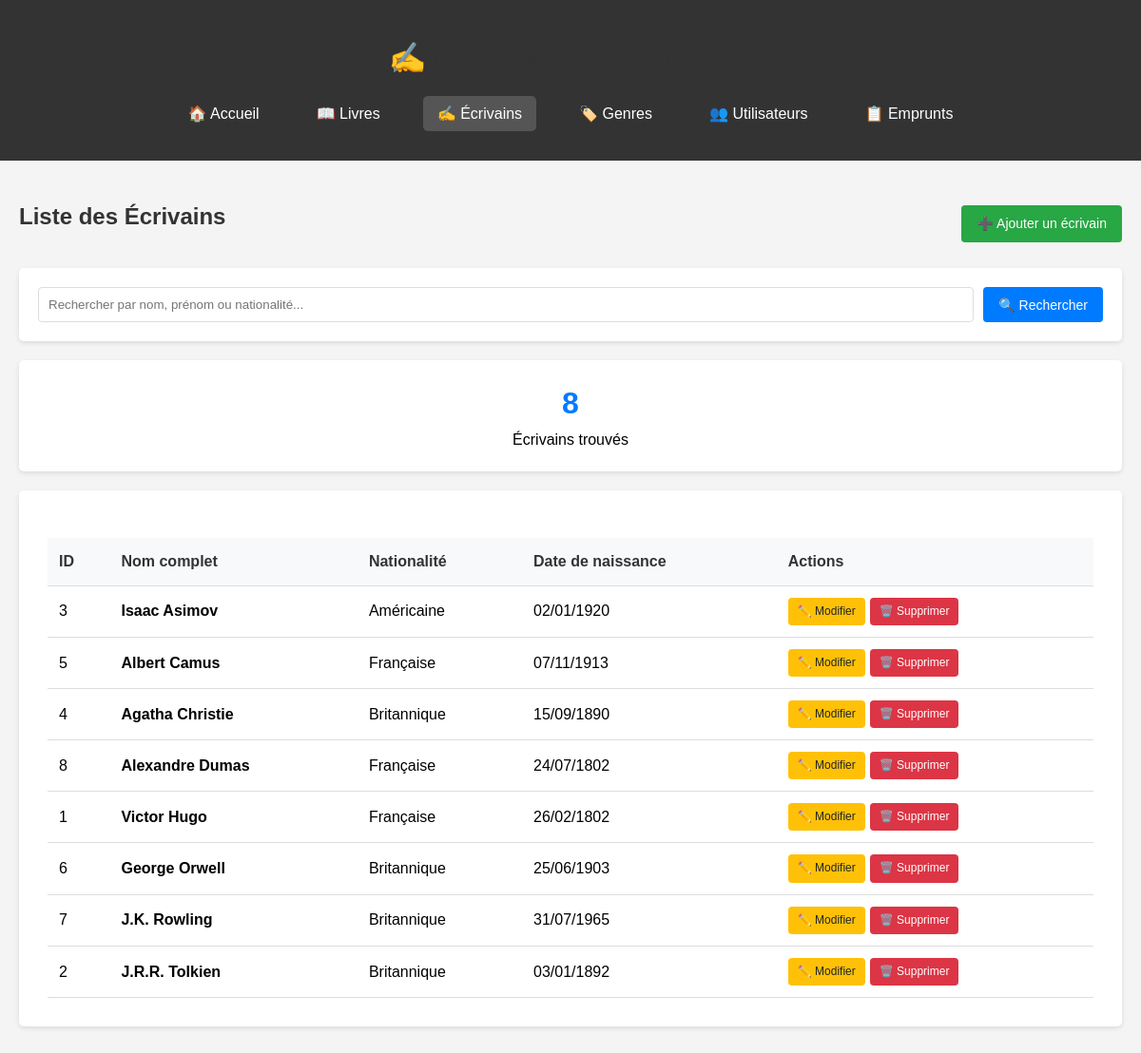
Page /ecrivains/index.php on the committed database.
### tables this page shows
CREATE TABLE ecrivains (
    id_ecrivain INT AUTO_INCREMENT PRIMARY KEY,
    nom VARCHAR(100) NOT NULL,
    prenom VARCHAR(100) NOT NULL,
    nationalite VARCHAR(100) DEFAULT NULL,
    date_naissance DATE DEFAULT NULL
);

### models/Ecrivain.php (called while the page is built, shortened)
<?php
require_once __DIR__ . '/../config/database.php';
class Ecrivain {
    private $pdo;
    private $table = 'ecrivains';
    public function __construct() {
        $database = new Database();
        $this->pdo = $database->getConnection();
    }
    public function listerTous() {
        $sql = "SELECT * FROM {$this->table} ORDER BY nom, prenom";
        $stmt = $this->pdo->prepare($sql);
        $stmt->execute();
        return $stmt->fetchAll();
    }
}
?>

### config/database.php (called while the page is built, shortened)
<?php
class Database {
    private $host = 'localhost';
    private $db_name = 'biblioproject';
    private $username = 'root';
    private $password = '';
    public function getConnection() {
        $this->pdo = null;
        try {
            $dsn = "mysql:host=" . $this->host . ";dbname=" . $this->db_name;
            $this->pdo = new PDO($dsn, $this->username, $this->password);
            $this->pdo->setAttribute(PDO::ATTR_ERRMODE, PDO::ERRMODE_EXCEPTION);
            $this->pdo->setAttribute(PDO::ATTR_DEFAULT_FETCH_MODE, PDO::FETCH_ASSOC);
        } catch(PDOException $e) {
            echo "Erreur de connexion : " . $e->getMessage();
        }
        return $this->pdo;
    }
}
?>

### ecrivains/index.php (the view, shortened to what this page needs)
<?php
require_once '../config/database.php';
require_once '../models/Ecrivain.php';
$ecrivainModel = new Ecrivain();
$recherche = $_GET['recherche'] ?? '';
$ecrivains = $recherche ? $ecrivainModel->rechercher($recherche) : $ecrivainModel->listerTous();
?>
<!DOCTYPE html>
<html lang="fr">
<head>
</head>
<body>
    <header>
        <div class="container">
            <h1 style="text-align: center; margin-bottom: 20px;">✍️ Gestion des Écrivains</h1>
            <nav>
                <ul>
                    <li><a href="../index.php">🏠 Accueil</a></li>
                    <li><a href="../livres/index.php">📖 Livres</a></li>
                    <li><a href="index.php" class="active">✍️ Écrivains</a></li>
                    <li><a href="../genres/index.php">🏷️ Genres</a></li>
                    <li><a href="../utilisateurs/index.php">👥 Utilisateurs</a></li>
                    <li><a href="../emprunts/index.php">📋 Emprunts</a></li>
                </ul>
            </nav>
        </div>
    </header>
    <div class="container">
        <div class="header-actions">
            <h2>Liste des Écrivains</h2>
            <a href="ajouter.php" class="btn btn-success">➕ Ajouter un écrivain</a>
        </div>
        <div class="search-bar">
            <form method="GET" style="display: flex; width: 100%; gap: 10px;">
                <input type="text" name="recherche" placeholder="Rechercher par nom, prénom ou nationalité..."
                       value="<?= htmlspecialchars($recherche) ?>">
                <button type="submit" class="btn">🔍 Rechercher</button>
            </form>
        </div>
        <div class="stats">
            <div class="stat-card">
                <div class="stat-number"><?= count($ecrivains) ?></div>
                <div>Écrivain<?= count($ecrivains) > 1 ? 's' : '' ?> trouvé<?= count($ecrivains) > 1 ? 's' : '' ?></div>
            </div>
        </div>
        <div class="card">
            <?php if (empty($ecrivains)): ?>
                <div class="empty-message">
                    <?php if ($recherche): ?>
                        Aucun écrivain trouvé pour "<?= htmlspecialchars($recherche) ?>"
                    <?php else: ?>
                        Aucun écrivain enregistré pour le moment.
                    <?php endif; ?>
                </div>
            <?php else: ?>
                <table>
                    <thead>
                        <tr>
                            <th>ID</th>
                            <th>Nom complet</th>
                            <th>Nationalité</th>
                            <th>Date de naissance</th>
                            <th>Actions</th>
                        </tr>
                    </thead>
                    <tbody>
                        <?php foreach ($ecrivains as $ecrivain): ?>
                            <tr>
                                <td><?= $ecrivain['id_ecrivain'] ?></td>
                                <td>
                                    <strong><?= htmlspecialchars($ecrivain['prenom'] . ' ' . $ecrivain['nom']) ?></strong>
                                </td>
                                <td><?= htmlspecialchars($ecrivain['nationalite']) ?></td>
                                <td>
                                    <?php if ($ecrivain['date_naissance']): ?>
                                        <?= date('d/m/Y', strtotime($ecrivain['date_naissance'])) ?>
                                    <?php else: ?>
                                        <span style="color: #666; font-style: italic;">Non renseignée</span>
                                    <?php endif; ?>
                                </td>
                                <td>
                                    <div class="actions">
                                        <a href="modifier.php?id=<?= $ecrivain['id_ecrivain'] ?>"
                                           class="btn btn-warning btn-sm">✏️ Modifier</a>
                                        <a href="index.php?action=supprimer&id=<?= $ecrivain['id_ecrivain'] ?>"
                                           class="btn btn-danger btn-sm"
                                           onclick="return confirm('Êtes-vous sûr de vouloir supprimer cet écrivain ?')">
                                           🗑️ Supprimer
                                        </a>
                                    </div>
                                </td>
                            </tr>
                        <?php endforeach; ?>
                    </tbody>
                </table>
            <?php endif; ?>
        </div>
    </div>
</body>
</html>

### ecrivains/index.php (style rules this page uses)
* { margin: 0; padding: 0; box-sizing: border-box; }
body { font-family: Arial, sans-serif; line-height: 1.6; background-color: #f4f4f4; }
.container { max-width: 1200px; margin: 0 auto; padding: 20px; }
header { background: #333; color: white; padding: 1rem 0; margin-bottom: 20px; }
nav ul { list-style: none; display: flex; justify-content: center; flex-wrap: wrap; }
nav ul li { margin: 0 15px; }
nav ul li a { color: white; text-decoration: none; padding: 10px 15px; border-radius: 5px; transition: background 0.3s; }
nav ul li a:hover, nav ul li a.active { background: #555; }
.card { background: white; padding: 30px; margin: 20px 0; border-radius: 5px; box-shadow: 0 2px 5px rgba(0,0,0,0.1); }
.btn { display: inline-block; background: #007bff; color: white; padding: 8px 16px; text-decoration: none; border-radius: 4px; border: none; cursor: pointer; transition: background 0.3s; font-size: 14px; }
.btn-success { background: #28a745; }
.btn-warning { background: #ffc107; color: #212529; }
.btn-danger { background: #dc3545; }
.btn-sm { padding: 5px 10px; font-size: 12px; }
h1, h2, h3 { color: #333; margin-bottom: 15px; }
.search-bar { background: white; padding: 20px; border-radius: 5px; box-shadow: 0 2px 5px rgba(0,0,0,0.1); margin-bottom: 20px; display: flex; gap: 10px; align-items: center; }
.search-bar input { flex: 1; padding: 10px; border: 1px solid #ddd; border-radius: 4px; }
table { width: 100%; border-collapse: collapse; margin-top: 20px; background: white; }
th, td { padding: 12px; text-align: left; border-bottom: 1px solid #ddd; }
th { background: #f8f9fa; font-weight: bold; color: #333; }
.actions { display: flex; gap: 5px; }
.stats { display: grid; grid-template-columns: repeat(auto-fit, minmax(200px, 1fr)); gap: 20px; margin-bottom: 20px; }
.stat-card { background: white; padding: 20px; border-radius: 5px; box-shadow: 0 2px 5px rgba(0,0,0,0.1); text-align: center; }
.stat-number { font-size: 2em; font-weight: bold; color: #007bff; }
.header-actions { display: flex; justify-content: space-between; align-items: center; margin-bottom: 20px; }

### rows in the picture
ecrivains: id_ecrivain "3", prenom+nom "Isaac Asimov", nationalite "Américaine", date_naissance "02/01/1920"
ecrivains: id_ecrivain "5", prenom+nom "Albert Camus", nationalite "Française", date_naissance "07/11/1913"
ecrivains: id_ecrivain "4", prenom+nom "Agatha Christie", nationalite "Britannique", date_naissance "15/09/1890"
ecrivains: id_ecrivain "8", prenom+nom "Alexandre Dumas", nationalite "Française", date_naissance "24/07/1802"
ecrivains: id_ecrivain "1", prenom+nom "Victor Hugo", nationalite "Française", date_naissance "26/02/1802"
ecrivains: id_ecrivain "6", prenom+nom "George Orwell", nationalite "Britannique", date_naissance "25/06/1903"
ecrivains: id_ecrivain "7", prenom+nom "J.K. Rowling", nationalite "Britannique", date_naissance "31/07/1965"
ecrivains: id_ecrivain "2", prenom+nom "J.R.R. Tolkien", nationalite "Britannique", date_naissance "03/01/1892"

### other values in the picture
count($ecrivains) "8"
